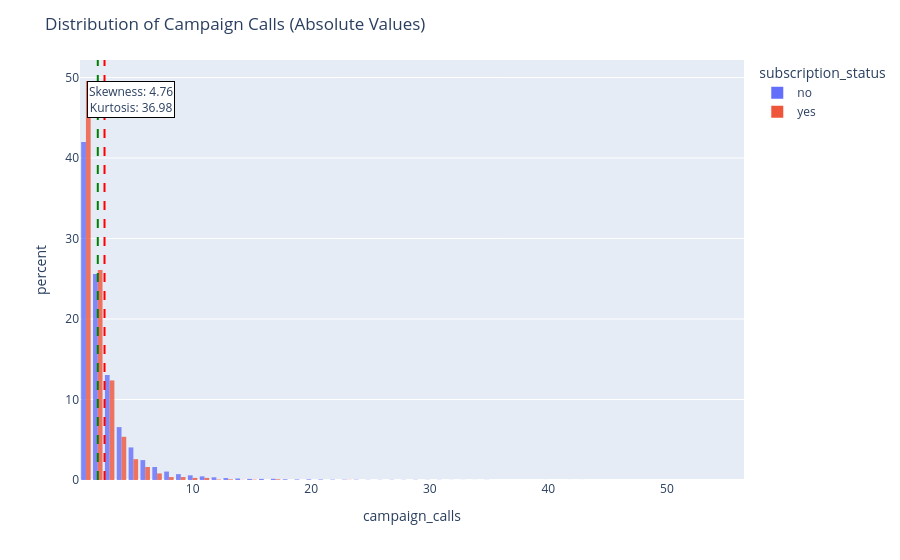
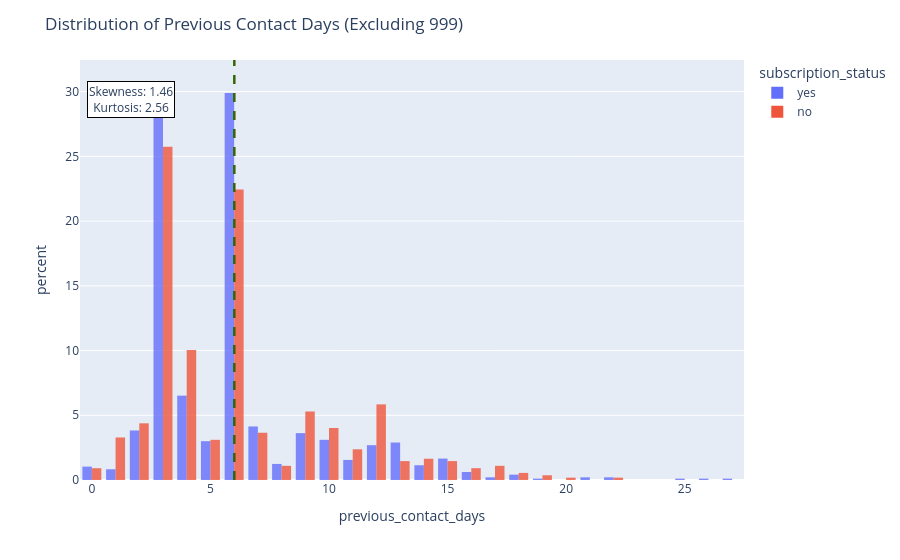
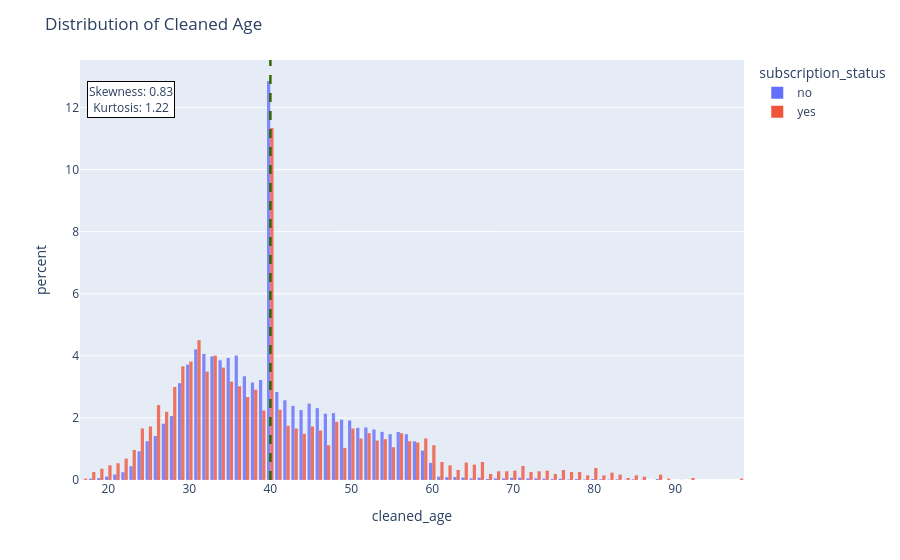

Source (notebook cell) for these figures, in order:
### Code cell
print("### Analyzing Numerical Variables ###")
for col in numerical_cols:
    if col not in df_clean.columns:
        print(f"Column '{col}' not found in df_clean. Skipping.")
        continue

    title = f'Distribution of {col.replace("_", " ").title()}'
    
    if col == 'previous_contact_days':
        # Analyze the distribution excluding the '999' values
        df_filtered = df_clean[df_clean[col] != 999]
        if not df_filtered.empty:
            print(f"--- Analyzing: {col} (excluding 999) ---")
            fig = plot_distribution(df_filtered, col, title=f'{title} (Excluding 999)', target_col=target_column_name)
            fig.show()
        else:
            print(f"No data available for '{col}' after excluding 999.")
        
        # Report percentage of clients with no prior contact
        no_prior_contact_percentage = (df_clean[col] == 999).mean() * 100
        print(f"{no_prior_contact_percentage:.2f}% of clients had no prior contact ({col} = 999).\n")
    elif col == 'cleaned_age':
        print(f"--- Analyzing: {col} ---")
        fig = plot_distribution(df_clean, col, title='Distribution of Cleaned Age', target_col=target_column_name)
        fig.show()
    elif col == 'campaign_calls':
        print(f"--- Analyzing: {col} ---")
        fig = plot_distribution(df_clean, col, title='Distribution of Campaign Calls (Absolute Values)', target_col=target_column_name)
        fig.show()
    else:
        print(f"--- Analyzing: {col} ---")
        fig = plot_distribution(df_clean, col, title=title, target_col=target_column_name)
        fig.show()
    print("-" * 50)

### Figure 1 — Plotly figure (JSON) as saved in the notebook; plotly's stock layout.template omitted (floating-point values rounded to 4 significant figures; data arrays with more than 128 entries replaced by an {"elided": "..."} marker saying what was removed)
{"data": [{"alignmentgroup": "True", "bingroup": "x", "histnorm": "percent", "hovertemplate": "subscription_status=no<br>campaign_calls=%{x}<br>percent=%{y}<extra></extra>", "legendgroup": "no", "marker": {"color": "#636efa", "opacity": 0.8, "pattern": {"shape": ""}}, "name": "no", "offsetgroup": "no", "orientation": "v", "showlegend": true, "type": "histogram", "x": {"elided": "36548 int values"}, "xaxis": "x", "yaxis": "y"}, {"alignmentgroup": "True", "bingroup": "x", "histnorm": "percent", "hovertemplate": "subscription_status=yes<br>campaign_calls=%{x}<br>percent=%{y}<extra></extra>", "legendgroup": "yes", "marker": {"color": "#EF553B", "opacity": 0.8, "pattern": {"shape": ""}}, "name": "yes", "offsetgroup": "yes", "orientation": "v", "showlegend": true, "type": "histogram", "x": {"elided": "4640 int values"}, "xaxis": "x", "yaxis": "y"}], "layout": {"annotations": [{"bgcolor": "white", "bordercolor": "black", "borderwidth": 1, "showarrow": false, "text": "Skewness: 4.76<br>Kurtosis: 36.98", "x": 0.01, "xanchor": "left", "xref": "paper", "y": 0.95, "yanchor": "top", "yref": "paper"}, {"bgcolor": "white", "bordercolor": "black", "borderwidth": 1, "showarrow": false, "text": "Skewness: 4.76<br>Kurtosis: 36.98", "x": 0.01, "xanchor": "left", "xref": "paper", "y": 0.95, "yanchor": "top", "yref": "paper"}], "barmode": "group", "legend": {"title": {"text": "subscription_status"}, "tracegroupgap": 0}, "margin": {"t": 60}, "shapes": [{"line": {"color": "red", "dash": "dash"}, "type": "line", "x0": 2.568, "x1": 2.568, "xref": "x", "y0": 0, "y1": 1, "yref": "y domain"}, {"line": {"color": "green", "dash": "dash"}, "type": "line", "x0": 2, "x1": 2, "xref": "x", "y0": 0, "y1": 1, "yref": "y domain"}], "title": {"text": "Distribution of Campaign Calls (Absolute Values)"}, "xaxis": {"anchor": "y", "domain": [0, 1], "title": {"text": "campaign_calls"}}, "yaxis": {"anchor": "x", "domain": [0, 1], "title": {"text": "percent"}}}}

### Figure 2 — Plotly figure (JSON) as saved in the notebook; plotly's stock layout.template omitted (floating-point values rounded to 4 significant figures; data arrays with more than 128 entries replaced by an {"elided": "..."} marker saying what was removed)
{"data": [{"alignmentgroup": "True", "bingroup": "x", "histnorm": "percent", "hovertemplate": "subscription_status=yes<br>previous_contact_days=%{x}<br>percent=%{y}<extra></extra>", "legendgroup": "yes", "marker": {"color": "#636efa", "opacity": 0.8, "pattern": {"shape": ""}}, "name": "yes", "offsetgroup": "yes", "orientation": "v", "showlegend": true, "type": "histogram", "x": {"elided": "967 int values"}, "xaxis": "x", "yaxis": "y"}, {"alignmentgroup": "True", "bingroup": "x", "histnorm": "percent", "hovertemplate": "subscription_status=no<br>previous_contact_days=%{x}<br>percent=%{y}<extra></extra>", "legendgroup": "no", "marker": {"color": "#EF553B", "opacity": 0.8, "pattern": {"shape": ""}}, "name": "no", "offsetgroup": "no", "orientation": "v", "showlegend": true, "type": "histogram", "x": {"elided": "548 int values"}, "xaxis": "x", "yaxis": "y"}], "layout": {"annotations": [{"bgcolor": "white", "bordercolor": "black", "borderwidth": 1, "showarrow": false, "text": "Skewness: 1.46<br>Kurtosis: 2.56", "x": 0.01, "xanchor": "left", "xref": "paper", "y": 0.95, "yanchor": "top", "yref": "paper"}, {"bgcolor": "white", "bordercolor": "black", "borderwidth": 1, "showarrow": false, "text": "Skewness: 1.46<br>Kurtosis: 2.56", "x": 0.01, "xanchor": "left", "xref": "paper", "y": 0.95, "yanchor": "top", "yref": "paper"}], "barmode": "group", "legend": {"title": {"text": "subscription_status"}, "tracegroupgap": 0}, "margin": {"t": 60}, "shapes": [{"line": {"color": "red", "dash": "dash"}, "type": "line", "x0": 6.015, "x1": 6.015, "xref": "x", "y0": 0, "y1": 1, "yref": "y domain"}, {"line": {"color": "green", "dash": "dash"}, "type": "line", "x0": 6, "x1": 6, "xref": "x", "y0": 0, "y1": 1, "yref": "y domain"}], "title": {"text": "Distribution of Previous Contact Days (Excluding 999)"}, "xaxis": {"anchor": "y", "domain": [0, 1], "title": {"text": "previous_contact_days"}}, "yaxis": {"anchor": "x", "domain": [0, 1], "title": {"text": "percent"}}}}

### Figure 3 — Plotly figure (JSON) as saved in the notebook; plotly's stock layout.template omitted (floating-point values rounded to 4 significant figures; data arrays with more than 128 entries replaced by an {"elided": "..."} marker saying what was removed)
{"data": [{"alignmentgroup": "True", "bingroup": "x", "histnorm": "percent", "hovertemplate": "subscription_status=no<br>cleaned_age=%{x}<br>percent=%{y}<extra></extra>", "legendgroup": "no", "marker": {"color": "#636efa", "opacity": 0.8, "pattern": {"shape": ""}}, "name": "no", "offsetgroup": "no", "orientation": "v", "showlegend": true, "type": "histogram", "x": {"elided": "36548 float values"}, "xaxis": "x", "yaxis": "y"}, {"alignmentgroup": "True", "bingroup": "x", "histnorm": "percent", "hovertemplate": "subscription_status=yes<br>cleaned_age=%{x}<br>percent=%{y}<extra></extra>", "legendgroup": "yes", "marker": {"color": "#EF553B", "opacity": 0.8, "pattern": {"shape": ""}}, "name": "yes", "offsetgroup": "yes", "orientation": "v", "showlegend": true, "type": "histogram", "x": {"elided": "4640 float values"}, "xaxis": "x", "yaxis": "y"}], "layout": {"annotations": [{"bgcolor": "white", "bordercolor": "black", "borderwidth": 1, "showarrow": false, "text": "Skewness: 0.83<br>Kurtosis: 1.22", "x": 0.01, "xanchor": "left", "xref": "paper", "y": 0.95, "yanchor": "top", "yref": "paper"}, {"bgcolor": "white", "bordercolor": "black", "borderwidth": 1, "showarrow": false, "text": "Skewness: 0.83<br>Kurtosis: 1.22", "x": 0.01, "xanchor": "left", "xref": "paper", "y": 0.95, "yanchor": "top", "yref": "paper"}], "barmode": "group", "legend": {"title": {"text": "subscription_status"}, "tracegroupgap": 0}, "margin": {"t": 60}, "shapes": [{"line": {"color": "red", "dash": "dash"}, "type": "line", "x0": 40.02, "x1": 40.02, "xref": "x", "y0": 0, "y1": 1, "yref": "y domain"}, {"line": {"color": "green", "dash": "dash"}, "type": "line", "x0": 40, "x1": 40, "xref": "x", "y0": 0, "y1": 1, "yref": "y domain"}], "title": {"text": "Distribution of Cleaned Age"}, "xaxis": {"anchor": "y", "domain": [0, 1], "title": {"text": "cleaned_age"}}, "yaxis": {"anchor": "x", "domain": [0, 1], "title": {"text": "percent"}}}}
